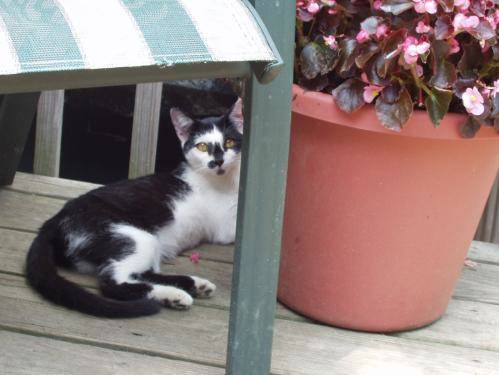
#> input picture train/cat.10102.jpg, 499 x 375 px; its folder holds only this picture in this run
$ jupyter execute --allow-errors DogsVsCats.ipynb
#> lines starting #> are read from the running program, lines starting #| are printed output that depends on the picture
[cell 1]
import os
import cv2
import numpy as np
import mlflow
import joblib
from sklearn.pipeline import make_pipeline
from sklearn.pipeline import Pipeline
from sklearn.svm import SVC
from sklearn.linear_model import SGDClassifier
from sklearn.neural_network import MLPClassifier
from sklearn.decomposition import PCA
from sklearn.preprocessing import StandardScaler
from sklearn.preprocessing import MinMaxScaler
from sklearn.model_selection import GridSearchCV
from sklearn.model_selection import train_test_split
from sklearn.multiclass import OneVsRestClassifier
from sklearn.metrics import classification_report
from sklearn.metrics import accuracy_score
from sklearn.metrics import log_loss
from keras_balanced_batch_generator import make_generator
from matplotlib import pyplot as plt
from matplotlib.image import imread

## Prepare data

[cell 2]
examples = []
labels = []

for file in os.listdir("train"):
    img = cv2.resize(cv2.imread('train/' + file, 0), (200, 200), interpolation = cv2.INTER_CUBIC)
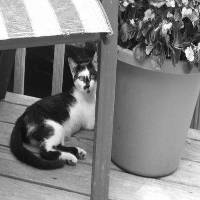
#> img: shape (200, 200); min 9, max 255, mean 127.3
    examples.append(img)
    if file.startswith('cat'):
        labels.append(0)
    else:
        labels.append(1)

## Descriptor

[cell 3]
winSize = (200, 200)
blockSize = (100, 100)
blockStride = (20, 20)
cellSize = (50, 50)

def get_hog():
    nbins = 9
    derivAperture = 1
    winSigma = -1.
    histogramNormType = 0
    L2HysThreshold = 0.2
    gammaCorrection = 1
    nlevels = 64
    signedGradient = True

    hog = cv2.HOGDescriptor(winSize, blockSize, blockStride, cellSize, nbins, derivAperture, winSigma,
                            histogramNormType, L2HysThreshold, gammaCorrection, nlevels, signedGradient)

    return hog

[cell 4]
hog = get_hog()

[cell 5]
hog_descriptors = []
for img in examples:
    hog_descriptors.append(hog.compute(img))
#> this loop made 1 pass
#> after the loop, hog_descriptors = 1 item
hog_descriptors = np.squeeze(hog_descriptors)
#> hog_descriptors = 1296 values, max 0.302 at index 972, min 0.0112 at index 753, mean 0.153

[cell 6]
train_n = int(0.9 * len(hog_descriptors))
#> train_n = 1166
#> (the rest of this cell did not finish here and is left out)

#> (a cell that did not finish here is left out)

#> (a cell that did not finish here is left out)

## Grid search

[cell 9]
# parameters = {"SVM__C": np.linspace(0.2, 0.4, 6),
#              "SVM__gamma": np.linspace(0.002, 0.004, 6),
#              "SVM__kernel": ['poly']}

[cell 10]
# pipeline = Pipeline(steps=[('StandardScaler', StandardScaler()), ('SVM', SVC())])
# clf = GridSearchCV(pipeline, param_grid=parameters, n_jobs=-1)
# clf.fit(train_hog_descriptors[:2500], train_labels[:2500])

[cell 11]
# clf.best_params_

## Algorithm

[cell 12]
params = {
#     'activation': 'relu',
#     'batch_size': 128,
#     'early_stopping': True,
#     'hidden_layer_sizes': (1000, 800, 600),
#     'learning_rate': 'adaptive',
#     'learning_rate_init': 0.03,
#     'n_iter_no_change': 30,
#     'random_state': 42,
#     'solver': 'sgd',
#     'verbose': True
    'C':1.9,
    'gamma':0.00092
}

model = SVC(**params)
clf = make_pipeline(StandardScaler(), model)
#> (the rest of this cell did not finish here and is left out)

#> (a cell that did not finish here is left out)

#> (a cell that did not finish here is left out)

## Adding model to MLFlow

[cell 15]
# [8 lines of commented-out code are left out]

## Saving model

[cell 16]
# filename = 'SVM.sav'
# joblib.dump(clf, filename)

## Load model

[cell 17]
# loaded_model = joblib.load('SVM.sav')

[cell 18]
kitty = cv2.resize(cv2.imread('my_test/kitty3.jpg', 0), (200, 200), interpolation = cv2.INTER_CUBIC)
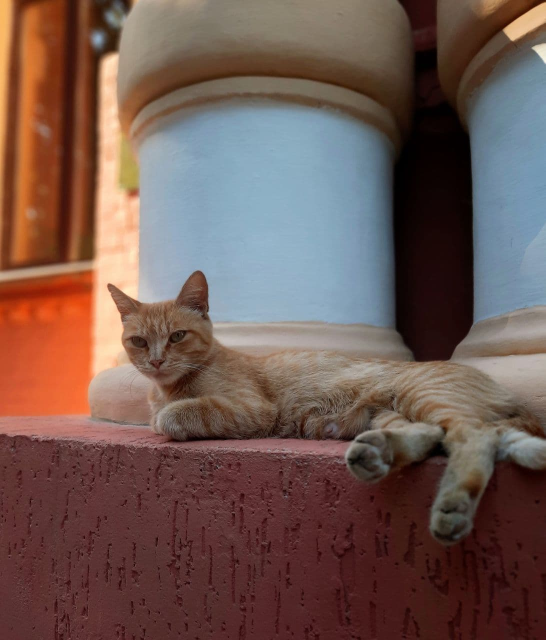
#> input picture my_test/kitty3.jpg, 1091 x 1280 px (shown at 1/2 size)
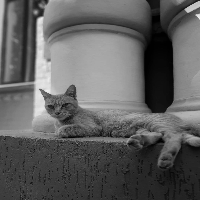
#> kitty: shape (200, 200); min 0, max 236, mean 94.2

my_hog_descriptors = []
my_hog_descriptors.append(hog.compute(kitty))
my_hog_descriptors = np.squeeze(my_hog_descriptors)
#> my_hog_descriptors = 1296 values, max 0.353 at index 904, min 0.00601 at index 1159, mean 0.15
my_labels = np.array([0])

my_hog_descriptors.reshape(-1, 1).T.shape
#> (the rest of this cell did not finish here and is left out)
